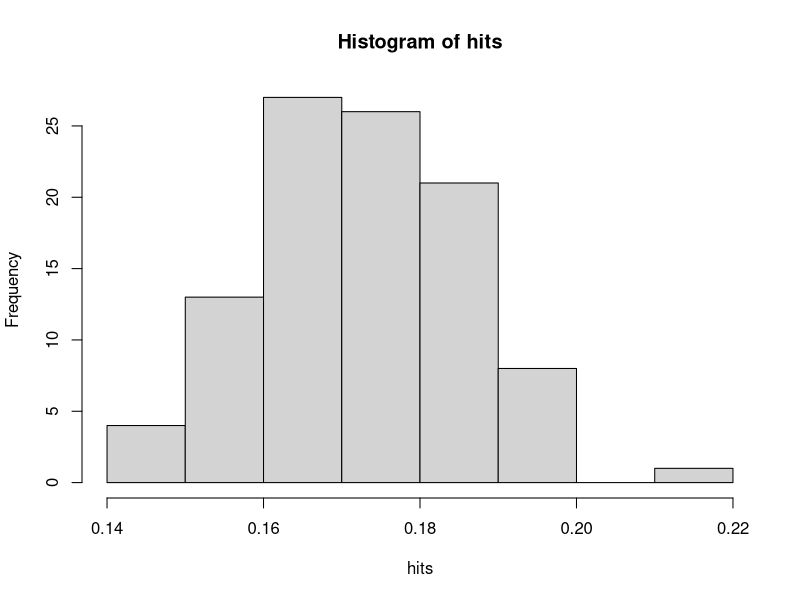

The R source for this figure:
# From the August, 17th edition of the Riddler: Step 1: Game Theory. Step 2: ???? Step 3: Profit!
# Take a standard deck of cards,
# and pull out the numbered cards from one suit (the cards 2 through 10).
# Shuffle them, and then lay them face down in a row.
# Flip over the first card. Now guess whether the next card in the row is bigger or smaller.
# If you’re right, keep going.
#
# If you play this game optimally,
# what’s the probability that you can get to the end without making any mistakes?
#
# Extra credit: What if there were more cards — 2 through 20, or 2 through 100?
# How do your chances of getting to the end change?
file.path(file = "sample.csv")
hits <- replicate(100, {
    success <- replicate(1000, {
        deck <- sample(2:10) #our random set of 9 cards
        first <- deck[1] #the first card
        deck <- deck[-which(deck %in% first)] #take the first card out of the deck
      while (length(deck) > 0){ #repeat until no cards remain
        nxt <- deck[1] #make p the next card
      if ((length(deck[deck < first]) > length(deck[deck > first]) & nxt < first) ||
        (length(deck[deck < first]) < length(deck[deck > first]) & nxt > first) ||
        (length(deck[deck < first]) == length(deck[deck > first]) & nxt > first)){ #prediction logic
          deck <- deck[-which(deck %in% nxt)] #if prediction is right, "turn over" second card
          first = nxt #treat next card as first, and repeat until no cards left
        }
      else {break} #leave loop if the prediction is wrong
      }
   length(deck) == 0 #if we get through all of the cards, call it a win!
    })
  mean(success) #average the successes
})
mean(hits) #find the probability
# it's ~ 17%
#change to 2:20 and the probability drops to ~0.9%
#change to 2:100 the probability drops to (near) zero -- no hits from 1000000 tries!
hist(hits)


success <- replicate(1000000, {
  deck <- sample(2:100) #our random set of 9 cards
  first <- deck[1] #the first card
  deck <- deck[-which(deck %in% first)] #take the first card out of the deck
  while (length(deck) > 0){ #repeat until no cards remain
    nxt <- deck[1] #make p the next card
    if ((length(deck[deck < first]) > length(deck[deck > first]) & nxt < first) ||
       (length(deck[deck < first]) < length(deck[deck > first]) & nxt > first) ||
        (length(deck[deck < first]) == length(deck[deck > first]) & nxt > first)){ #prediction logic
      deck <- deck[-which(deck %in% nxt)] #if prediction is right, "turn over" second card
      first = nxt #treat next card as first, and repeat until no cards left
    }
    else {break} #leave loop if the prediction is wrong
  }
  length(deck) == 0 #if we get through all of the cards, call it a win!
})
  sum(success) #average the successes
mean(hits) #find the probability

